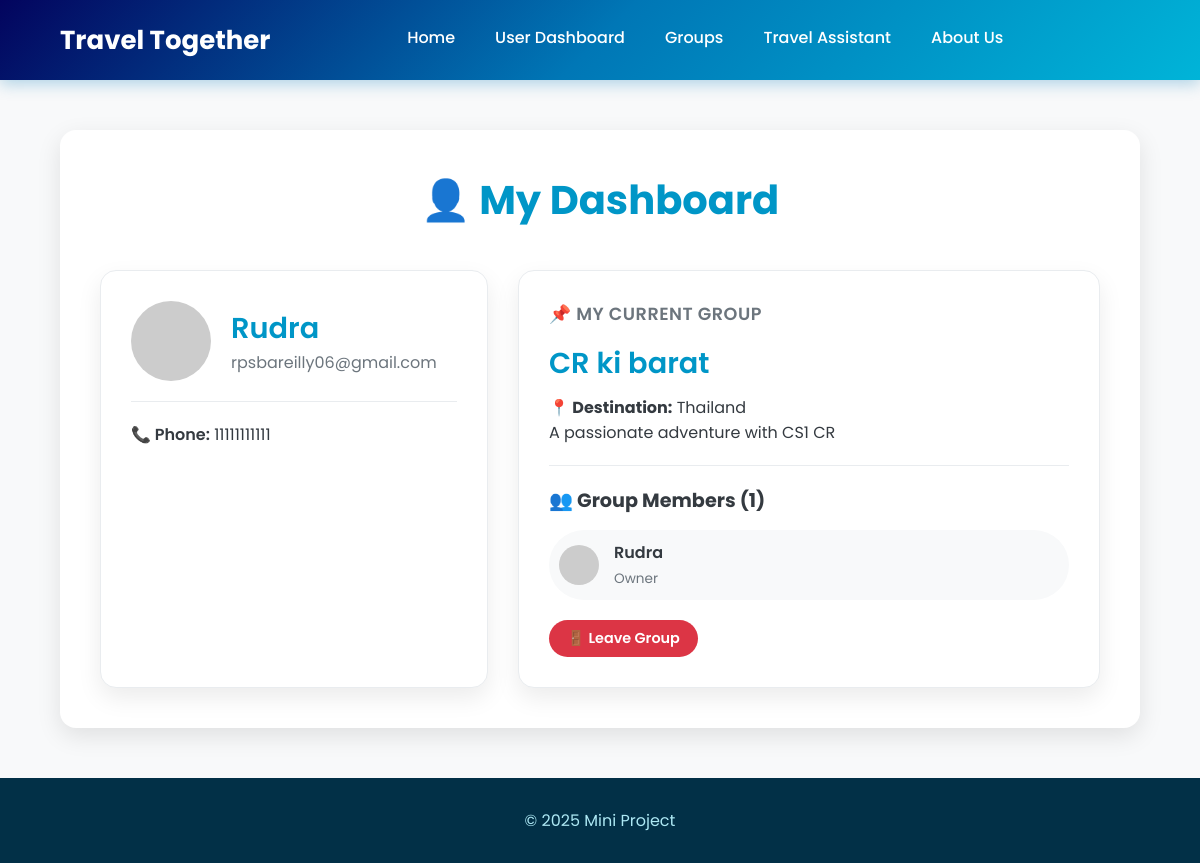
/user (signed in), run on an earlier commit of the app's database.
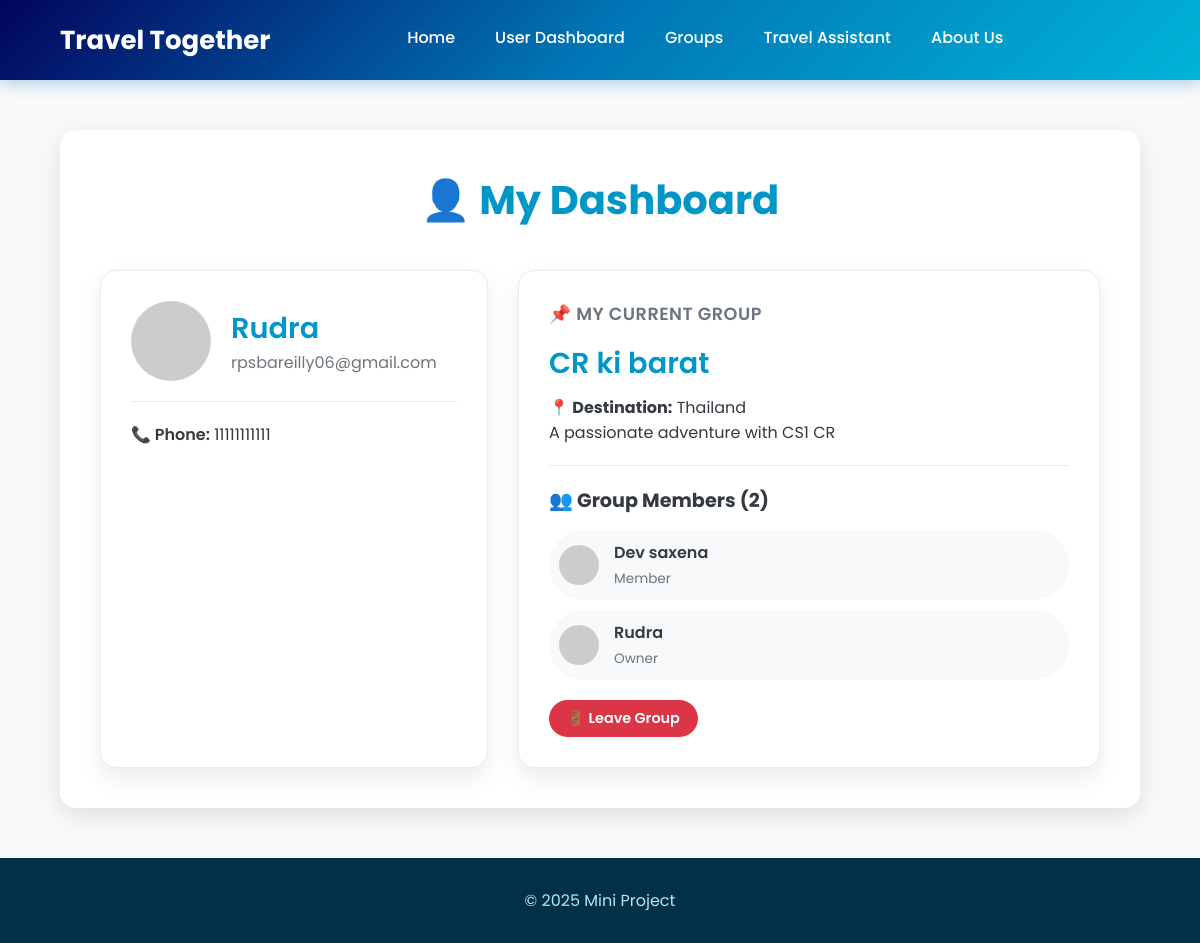
And on a later commit of the database.
### tables this page shows
CREATE TABLE Users (
        userid TEXT PRIMARY KEY,
        username TEXT UNIQUE NOT NULL,
        password TEXT NOT NULL,
        email TEXT UNIQUE NOT NULL,
        phone_no TEXT UNIQUE,
        gender TEXT CHECK(gender IN ('Male', 'Female', 'Other')),
        marital_status TEXT CHECK(marital_status IN ('Single', 'Married', 'Divorced', 'Widowed')),
        bio TEXT,
        current_group_id TEXT,
        is_group_owner BOOLEAN DEFAULT FALSE,
        created_at TEXT DEFAULT CURRENT_TIMESTAMP,
        FOREIGN KEY (current_group_id) REFERENCES Groups (group_id) ON DELETE SET NULL
    );

CREATE TABLE Groups (
        group_id TEXT PRIMARY KEY,
        group_name TEXT NOT NULL,
        group_description TEXT,
        group_type TEXT NOT NULL CHECK(group_type IN ('Public', 'Private')),
        owner_id TEXT NOT NULL,
        destination_id TEXT,
        member_count INTEGER DEFAULT 1,
        max_members INTEGER DEFAULT 50,
        created_at TEXT DEFAULT CURRENT_TIMESTAMP,
        FOREIGN KEY (owner_id) REFERENCES Users (userid) ON DELETE CASCADE,
        FOREIGN KEY (destination_id) REFERENCES Destinations (destination_id) ON DELETE SET NULL
    );

CREATE TABLE Destinations (
        destination_id TEXT PRIMARY KEY,
        destination_name TEXT UNIQUE NOT NULL,
        country TEXT NOT NULL
    );

CREATE TABLE GroupMembers (
        member_id TEXT PRIMARY KEY,
        group_id TEXT NOT NULL,
        user_id TEXT NOT NULL,
        username TEXT NOT NULL,
        join_status TEXT DEFAULT 'Approved' CHECK(join_status IN ('Pending', 'Approved', 'Rejected', 'Blocked')),
        joined_at TEXT DEFAULT CURRENT_TIMESTAMP,
        role TEXT DEFAULT 'Member' CHECK(role IN ('Owner', 'Admin', 'Member')),
        FOREIGN KEY (group_id) REFERENCES Groups (group_id) ON DELETE CASCADE,
        FOREIGN KEY (user_id) REFERENCES Users (userid) ON DELETE CASCADE,
        UNIQUE(group_id, user_id)
    );

### app.py (the view)
@app.route('/user')
def user():
    conn, user_data = validate_user_session()
    if not user_data:
        return redirect("/auth")
    group_data = None
    members = []
    if user_data['current_group_id']:
        group_data = database.get_user_group(user_data['userid'])
        if group_data:
            members = database.get_group_members(group_data['group_id'])
    conn.close()
    return render_template("user.html", user=user_data, group=group_data, members=members)

### app.py (called while the page is built)
def validate_user_session():
    username = session.get("username")
    if not username:
        return None, None # No user in session
    conn = database.get_db_connection()
    user = conn.execute("SELECT * FROM Users WHERE username=?", (username,)).fetchone()
    if not user:
        session.pop("username", None)
        flash("Your session was invalid. Please log in again.", "warning")
        conn.close()
        return None, None
    return conn, user

### database.py (called while the page is built)
def get_db_connection():
    conn = sqlite3.connect('travel_together.db')
    conn.row_factory = sqlite3.Row
    conn.execute("PRAGMA foreign_keys = ON;")
    return conn

def get_user_group(user_id):
    conn = get_db_connection()
    group = conn.execute("""
        SELECT g.*, d.destination_name FROM Groups g
        LEFT JOIN Destinations d ON g.destination_id = d.destination_id
        JOIN Users u ON g.group_id = u.current_group_id
        WHERE u.userid = ?
    """, (user_id,)).fetchone()
    conn.close()
    return group

def get_group_members(group_id):
    conn = get_db_connection()
    members = conn.execute("""
        SELECT u.username, u.email, u.phone_no, gm.role, gm.joined_at
        FROM GroupMembers gm
        JOIN Users u ON gm.user_id = u.userid
        WHERE gm.group_id = ?
        ORDER BY gm.role, gm.joined_at
    """, (group_id,)).fetchall()
    conn.close()
    return members

### templates/user.html (shortened to what this page needs)
<!DOCTYPE html>
<html lang="en">
<head>
    <link rel="stylesheet" href="/static/style.css">
</head>
<body>
    <header class="navbar">
        <div class="logo">
            <p>Travel Together</p>
        </div>
        <nav class="nav-links" id="nav-links">
            <a href="/home">Home</a>
            <a href="/user">User Dashboard</a>
            <a href="/groups">Groups</a>
            <a href="/travel">Travel Assistant</a>
            <a href="/about">About Us</a>
        </nav>
    </header>
    <main>
        <div class="dashboard-container">
            <h2>👤 My Dashboard</h2>
            <div class="dashboard-grid">
                <div class="dashboard-card user-profile-card">
                    <div class="profile-header">
                        <img src="https://placehold.co/80x80/00b4d8/FFFFFF?text={{ user['username'][0]|upper }}" alt="User Avatar" class="profile-avatar">
                        <div class="profile-info">
                            <strong>{{ user['username'] }}</strong>
                            <span>{{ user['email'] }}</span>
                        </div>
                    </div>
                    <div class="profile-details">
                        {% if user['phone_no'] %}<span><strong>📞 Phone:</strong> {{ user['phone_no'] }}</span>{% endif %}
                    </div>
                </div>
                <div class="dashboard-card current-group-card">
                    {% if group %}
                        <h3>📌 My Current Group</h3>
                        <h4>{{ group['group_name'] }}</h4>
                        <p><strong>📍 Destination:</strong> {{ group['destination_name'] or 'Not Set' }}</p>
                        <p class="group-description">{{ group['group_description'] or "No description provided." }}</p>
                        <hr>
                        <h5>👥 Group Members ({{ group['member_count'] }})</h5>
                        <ul class="group-members-list">
                            {% for member in members %}
                                <li class="member-item">
                                    <img src="https://placehold.co/40x40/ade8f4/333333?text={{ member['username'][0]|upper }}" alt="Member Avatar">
                                    <div class="member-info">
                                        <strong>{{ member['username'] }}</strong>
                                        <span>{{ member['role'] }}</span>
                                    </div>
                                </li>
                            {% endfor %}
                        </ul>
                        <a href="/groups/leave" class="btn delete-btn" style="margin-top: 20px;">🚪 Leave Group</a>
                    {% else %}
                        <div class="no-group-info">
                            <h3>You are not in a group yet!</h3>
                            <p>Join an existing travel group or create your own to start your next adventure.</p>
                            <a href="/groups" class="btn join-btn" style="margin-top: 10px;">Find a Group</a>
                        </div>
                    {% endif %}
                </div>
            </div>
        </div>
    </main>
    <footer>
        <p>© 2025 Mini Project</p>
    </footer>
</body>
</html>

### static/style.css (style rules this page uses)
:root { --primary-color: #0096c7; --secondary-color: #00b4d8; --accent-color: #ff8c42; --background-color: #f8f9fa; --text-color: #343a40; --card-bg: #ffffff; --light-gray: #e9ecef; --border-radius: 16px; --shadow: 0 8px 25px rgba(0, 0, 0, 0.1); }
* { margin: 0; padding: 0; box-sizing: border-box; font-family: 'Poppins', sans-serif; }
body { display: flex; flex-direction: column; min-height: 100vh; background-color: var(--background-color); color: var(--text-color); }
main { flex-grow: 1; }
hr { border: none; height: 1px; background-color: var(--light-gray); margin: 20px 0; }
.navbar { display: flex; justify-content: space-between; align-items: center; width: 100%; padding: 0 5%; height: 80px; background: linear-gradient(135deg, #03045e, #0077b6, #00b4d8); color: white; box-shadow: 0 4px 15px rgba(0, 119, 182, 0.3); position: relative; z-index: 100; }
.logo { font-size: 26px; font-weight: 700; }
.nav-links { display: flex; gap: 40px; align-items: center; }
.nav-links a { color: white; text-decoration: none; font-size: 16px; font-weight: 500; padding-bottom: 5px; position: relative; transition: color 0.3s; }
.nav-links a::after { content: ''; position: absolute; bottom: 0; left: 0; width: 0; height: 2px; background-color: var(--accent-color); transition: width 0.3s ease-out; }
.btn { display: inline-flex; align-items: center; gap: 8px; padding: 8px 18px; border-radius: 50px; font-weight: 600; font-size: 0.9rem; text-decoration: none; border: none; cursor: pointer; transition: all 0.3s ease; }
.delete-btn { background: #dc3545; color: white; }
.groups-container, .dashboard-container { width: 90%; max-width: 1200px; margin: 50px auto; padding: 40px; background: var(--card-bg); box-shadow: var(--shadow); border-radius: var(--border-radius); }
.groups-container h2, .dashboard-container h2 { margin-bottom: 40px; color: var(--primary-color); text-align: center; font-size: 2.5rem; }
.dashboard-card { background: var(--card-bg); border-radius: var(--border-radius); padding: 30px; box-shadow: 0 10px 25px rgba(0,0,0,0.08); border: 1px solid var(--light-gray); height: 100%; }
.dashboard-grid { display: grid; grid-template-columns: 1fr 1.5fr; gap: 30px; align-items: flex-start; }
.user-profile-card .profile-header { display: flex; align-items: center; gap: 20px; padding-bottom: 20px; margin-bottom: 20px; border-bottom: 1px solid var(--light-gray); }
.profile-avatar { width: 80px; height: 80px; border-radius: 50%; object-fit: cover; }
.profile-info strong { font-size: 1.8rem; font-weight: 600; color: var(--primary-color); display: block; }
.profile-info span { color: #6c757d; font-size: 1rem; }
.profile-details span { display: block; margin-bottom: 12px; font-size: 1rem; }
.profile-details span strong { font-weight: 600; color: var(--text-color); }
.current-group-card h3 { font-size: 1.1rem; font-weight: 600; text-transform: uppercase; color: #6c757d; letter-spacing: 0.5px; margin-bottom: 15px; }
.current-group-card h4 { font-size: 1.8rem; font-weight: 600; color: var(--primary-color); margin-bottom: 10px; }
.current-group-card h5 { font-size: 1.2rem; margin-bottom: 15px; color: var(--text-color); }
.group-members-list { list-style: none; padding: 0; display: flex; flex-direction: column; gap: 10px; }
.member-item { display: flex; align-items: center; gap: 15px; padding: 10px; border-radius: 50px; background: #f8f9fa; transition: background 0.3s; }
.member-item img { width: 40px; height: 40px; border-radius: 50%; }
.member-info strong { display: block; font-weight: 600; }
.member-info span { font-size: 0.85rem; color: #6c757d; }
footer { background-color: #023047; color: #ade8f4; text-align: center; padding: 30px; margin-top: auto; }

What changed in the data, as far as the page shows it:
changed Groups "CR ki barat": member_count "1" → "2"
added GroupMembers: username "Dev saxena", role "Member"
